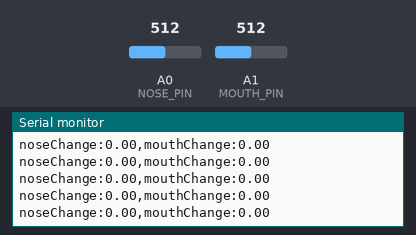
This sketch was run on a simulated Arduino Nano, built with avr-gcc and run on an emulated ATmega328P. Shown: the last lines printed to the serial monitor. The inputs (shaded band) are chosen by the test bench; at power-on: A0 (NOSE_PIN) = 512, A1 (MOUTH_PIN) = 512.

Above: at 4.7 s.
4.8 s: A0 (NOSE_PIN) set to 1004
At 4.84 s:
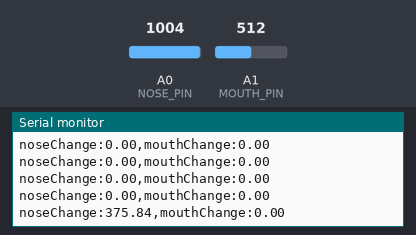
6.3 s: A0 (NOSE_PIN) set to 1023
At 6.35 s:
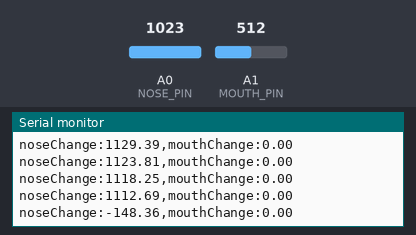
Timing chart, 0 to 9.3 s (numbered marks = the images above; inputs shaded):
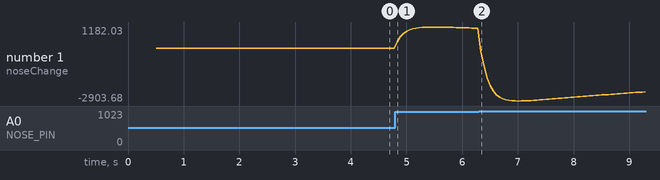

Measured:
- after the input at 4.8 s, the serial monitor: prints a new line at once (image 1)
- plotted number 1: 0 → 1112.69 after the input at 4.8 s

The sketch:

test_thermistors_nano.ino
```cpp
// =====================================================================
// THERMISTOR TEST  :  NOSE AND MOUTH BREATH TEMPERATURE
// BOARD            :  ARDUINO NANO
// ---------------------------------------------------------------------
// WHAT THIS TEST IS FOR
// ---------------------------------------------------------------------
// A thermistor is a tiny resistor that changes with temperature.
// When it gets WARMER its resistance goes DOWN.
// When it gets COOLER its resistance goes UP.
//
// Air you breathe OUT is warm (about 30 to 34 degrees).
// Air you breathe IN is room air (about 18 to 24 degrees).
// So a thermistor under your nose warms up a little on every breath out,
// and cools down a little on every breath in.
//
// This test shows you that small change, for the nose and for the mouth,
// as moving lines in the Serial Plotter.
//
// ---------------------------------------------------------------------
// WHAT YOU SHOULD SEE
// ---------------------------------------------------------------------
// Two lines in the Serial Plotter:
//   noseChange  : the nose temperature change, in TENTHS of a degree
//   mouthChange : the mouth temperature change, in TENTHS of a degree
// Both lines sit near 0 when nobody is breathing on them.
// Breathe out slowly on the nose thermistor: noseChange climbs (for example to 20,
// which means 2 degrees warmer). Breathe in: it comes back down.
// Breathing normally gives gentle waves, one wave per breath.
//
// Want to see the real temperature in degrees instead?
// Change  SHOW_DEGREES = false  to  SHOW_DEGREES = true  (it is in PART 2 below)
// and press Upload again. Room temperature should show as roughly 18 to 25.
// The degrees are only approximate. What matters is that the lines MOVE with your breath.
//
// ---------------------------------------------------------------------
// THE THERMISTORS
// ---------------------------------------------------------------------
// Type: 2 x 100K NTC 3950 thermistors (glass bead on a 1 m cable).
//   100K : it measures 100,000 ohms at 25 degrees.
//   NTC  : when it gets warmer, its resistance goes down.
//   3950 : the "beta" number, used in PART 5 to work out degrees.
// Nose thermistor on pin A0, mouth thermistor on pin A1.
// The wiring is explained in the hardware folder of this repository.
//
// ---------------------------------------------------------------------
// HOW TO RUN IT, STEP BY STEP
// ---------------------------------------------------------------------
//   1. Wire the thermistors (see the hardware folder) with the USB cable UNPLUGGED.
//   2. Plug the board into the Mac with the USB cable.
//   3. Click Tools > Board > Arduino AVR Boards > Arduino Nano, then Tools > Processor > ATmega328P
//      (if the upload fails, choose ATmega328P (Old Bootloader) instead: most Nano copies need it)
//   4. Click Tools > Port and choose /dev/cu.usbserial... or /dev/cu.wchusbserial... or /dev/cu.usbmodem...
//   5. Click the round arrow button at the top left (Upload).
//   6. Wait for "Done uploading" at the bottom of the window.
//   The Nano does not need any button to upload. If upload fails,
//   check Tools > Port again and make sure no Serial Monitor or
//   Processing sketch is using the cable.
//   7. Click Tools > Serial Plotter.
//   8. At the bottom right of the plotter, choose 115200 baud.
//   9. Breathe on the thermistors and watch the lines.
//  10. When you are done, CLOSE the Serial Plotter. Only one program can
//      use the USB cable at a time (Processing will need it later).
// =====================================================================


// ---------------------------------------------------------------------
// PART 1 : WHICH PIN IS EACH THERMISTOR CONNECTED TO
// ---------------------------------------------------------------------
// "const int" means: a whole number (int) that never changes (const).
// We give each pin a name, so the rest of the code is easier to read.
// We use A0 and A1. Only the pins whose name starts with A (A0 to A7)
// can measure a voltage on the Nano.

const int NOSE_PIN = A0;                        // the nose thermistor's middle point goes to pin A0
const int MOUTH_PIN = A1;                       // the mouth thermistor's middle point goes to pin A1


// ---------------------------------------------------------------------
// PART 2 : SETTINGS YOU ARE ALLOWED TO CHANGE
// ---------------------------------------------------------------------
// "float" means a number that can have decimals, like 0.3 or 100000.0
// "bool" means a yes/no value: true or false

const int HOW_MANY_READINGS = 16;               // we read each thermistor this many times in a row and take the average, to remove jitter
const float FIXED_RESISTOR = 100000.0;          // the resistor going to GND is 100k ohms (100000 ohms)
const float THERMISTOR_AT_25C = 100000.0;       // the thermistor measures 100k ohms at 25 degrees (that is the "100K" in its name)
const float BETA = 3950.0;                      // a number that describes how this thermistor reacts to heat (the "3950" in its name)
const float MAX_READING = 1023.0;            // the biggest number this board can give from a pin (10 bit: 0 to 1023)
const float SMOOTH_SPEED = 0.3;                 // how much jitter we remove: smaller = smoother but slower to react
const float RESTING_SPEED = 0.005;              // how fast the "room temperature" level follows: very small = very slow
const bool SHOW_DEGREES = false;                // false = show the change in tenths of a degree. true = show real degrees.
const int WAIT_MS = 50;                         // wait 50 milliseconds between measurements (so about 20 measurements every second)


// ---------------------------------------------------------------------
// PART 3 : VARIABLES (boxes that remember numbers while the board runs)
// ---------------------------------------------------------------------
// These are NOT const, because their values change all the time.

float noseSmooth = 0;                           // the nose temperature with the jitter removed
float noseResting = 0;                          // the slow "room temperature" level for the nose
float mouthSmooth = 0;                          // the mouth temperature with the jitter removed
float mouthResting = 0;                         // the slow "room temperature" level for the mouth
bool firstTime = true;                          // true only the very first time loop() runs


// ---------------------------------------------------------------------
// PART 4 : A HELPER RECIPE  :  read one pin several times and average
// ---------------------------------------------------------------------
// A "function" is a small recipe with a name. We write it once here,
// and later we only write its name, readAverage(NOSE_PIN), to use it.
// "float readAverage(int pinNumber)" means: this recipe needs a pin number,
// and it gives back a number with decimals.

float readAverage(int pinNumber) {              // start of the recipe
  float total = 0;                              // start a running total at zero
  for (int i = 0; i < HOW_MANY_READINGS; i = i + 1) {   // repeat the next line HOW_MANY_READINGS times (i counts 0, 1, 2 ...)
    total = total + analogRead(pinNumber);      // measure the voltage on the pin (0 to 1023) and add it to the total
  }                                             // end of the repeat
  float average = total / HOW_MANY_READINGS;    // divide the total by how many readings we took
  if (average < 1) {                            // a reading of 0 would break the maths in the next recipe (you cannot divide by 0)
    average = 1;                                // so we change it to 1 (a real 0 means a wire is loose anyway)
  }                                             // end of the "if"
  return average;                               // give the average back to whoever asked for it
}                                               // end of the recipe


// ---------------------------------------------------------------------
// PART 5 : A HELPER RECIPE  :  turn a reading into degrees Celsius
// ---------------------------------------------------------------------
// Step A: from the reading, work out the thermistor's resistance.
//         The thermistor and the 100k resistor share the 5 volts.
//         The reading tells us how the voltage is shared, so we can
//         work out the thermistor's resistance in ohms.
// Step B: from the resistance, work out the temperature with the
//         "beta formula" that thermistor makers give. You do not need
//         to understand the maths: it is split into small steps below.

float readingToCelsius(float reading) {                          // start of the recipe. It needs a reading and gives back degrees.
  float ohms = FIXED_RESISTOR * (MAX_READING - reading) / reading;   // step A: the thermistor's resistance in ohms
  float step1 = log(ohms / THERMISTOR_AT_25C);                    // step B1: compare it with the resistance at 25 degrees (log is a maths button on a calculator)
  float step2 = step1 / BETA;                                     // step B2: divide by the beta number
  float step3 = step2 + (1.0 / 298.15);                           // step B3: add 1 divided by 25 degrees in Kelvin (298.15)
  float kelvin = 1.0 / step3;                                     // step B4: flip it over to get the temperature in Kelvin
  float celsius = kelvin - 273.15;                                // step B5: Kelvin minus 273.15 gives Celsius
  return celsius;                                                 // give the temperature back
}                                                                 // end of the recipe


// ---------------------------------------------------------------------
// PART 6 : setup()  runs ONE time, when the board turns on
// ---------------------------------------------------------------------

void setup() {                                  // start of setup
  Serial.begin(115200);                         // open the USB connection to the Mac at a speed of 115200 (the plotter must use the same number)
  delay(500);                                   // wait half a second so everything settles after power on
}                                               // end of setup


// ---------------------------------------------------------------------
// PART 7 : loop()  runs AGAIN AND AGAIN, forever
// ---------------------------------------------------------------------

void loop() {                                   // start of loop

  // ---------- 1. MEASURE ----------
  float noseReading = readAverage(NOSE_PIN);    // read the nose thermistor (average of several readings)
  float mouthReading = readAverage(MOUTH_PIN);  // read the mouth thermistor (average of several readings)

  // ---------- 2. TURN INTO DEGREES ----------
  float noseCelsius = readingToCelsius(noseReading);     // nose temperature in degrees Celsius
  float mouthCelsius = readingToCelsius(mouthReading);   // mouth temperature in degrees Celsius

  // ---------- 3. THE VERY FIRST TIME, START EVERYTHING AT THE REAL VALUE ----------
  if (firstTime == true) {                      // is this the very first time loop runs?
    noseSmooth = noseCelsius;                   // start the smooth nose value at the real temperature
    noseResting = noseCelsius;                  // start the nose room level at the real temperature
    mouthSmooth = mouthCelsius;                 // start the smooth mouth value at the real temperature
    mouthResting = mouthCelsius;                // start the mouth room level at the real temperature
    firstTime = false;                          // from now on it is not the first time any more
  }                                             // end of the "if"

  // ---------- 4. SMOOTH ----------
  // Smoothing works like this:  smooth = smooth + SPEED * (new value - smooth)
  // Each time, the smooth value moves a little step towards the new value.
  noseSmooth = noseSmooth + SMOOTH_SPEED * (noseCelsius - noseSmooth);         // nose: remove jitter
  mouthSmooth = mouthSmooth + SMOOTH_SPEED * (mouthCelsius - mouthSmooth);     // mouth: remove jitter

  // ---------- 5. FOLLOW THE ROOM TEMPERATURE VERY SLOWLY ----------
  // Same formula, but with a tiny speed, so it ignores single breaths
  // and only follows the slow room temperature.
  noseResting = noseResting + RESTING_SPEED * (noseCelsius - noseResting);     // nose room level
  mouthResting = mouthResting + RESTING_SPEED * (mouthCelsius - mouthResting); // mouth room level

  // ---------- 6. WHAT IS LEFT IS THE BREATH ----------
  float noseChange = (noseSmooth - noseResting) * 10.0;      // nose: difference from room level, times 10 = tenths of a degree
  float mouthChange = (mouthSmooth - mouthResting) * 10.0;   // mouth: difference from room level, times 10 = tenths of a degree

  // ---------- 7. SEND TO THE SERIAL PLOTTER ----------
  // The plotter wants:  name:value,name:value  and then a new line.
  if (SHOW_DEGREES == true) {                   // did you ask for real degrees?
    Serial.print("noseC:");                     // write the label "noseC:" (C for Celsius)
    Serial.print(noseCelsius);                  // write the nose temperature
    Serial.print(",");                          // write a comma to separate the two lines
    Serial.print("mouthC:");                    // write the label "mouthC:"
    Serial.print(mouthCelsius);                 // write the mouth temperature
    Serial.println();                           // finish the line (the plotter draws one new point)
  } else {                                      // otherwise (SHOW_DEGREES is false)
    Serial.print("noseChange:");                // write the label "noseChange:"
    Serial.print(noseChange);                   // write the nose change in tenths of a degree
    Serial.print(",");                          // write a comma to separate the two lines
    Serial.print("mouthChange:");               // write the label "mouthChange:"
    Serial.print(mouthChange);                  // write the mouth change in tenths of a degree
    Serial.println();                           // finish the line (the plotter draws one new point)
  }                                             // end of the if / else

  // ---------- 8. WAIT A MOMENT ----------
  delay(WAIT_MS);                               // wait 50 milliseconds, then loop starts again from the top
}                                               // end of loop
```
